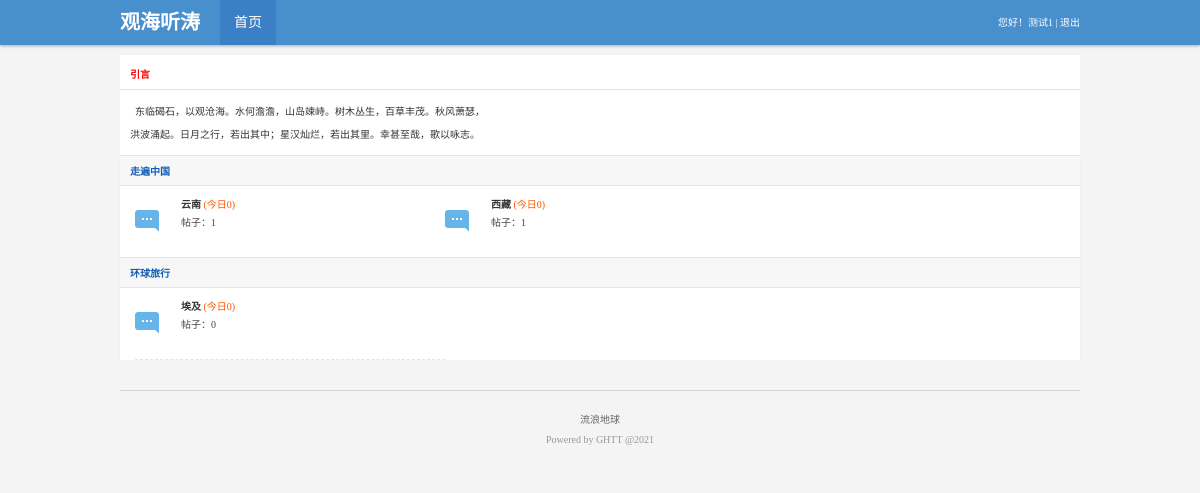
/index.php (signed in), run on the app's committed database.
### tables this page shows
CREATE TABLE IF NOT EXISTS `father_module` (
  `id` int(10) unsigned NOT NULL AUTO_INCREMENT,
  `module_name` varchar(66) NOT NULL,
  `sort` int(11) NOT NULL DEFAULT '0',
  PRIMARY KEY (`id`)
);

CREATE TABLE IF NOT EXISTS `son_module` (
  `id` int(10) unsigned NOT NULL AUTO_INCREMENT,
  `father_module_id` int(10) unsigned NOT NULL,
  `module_name` varchar(66) NOT NULL,
  `info` varchar(255) NOT NULL,
  `member_id` int(10) unsigned NOT NULL DEFAULT '0',
  `sort` int(10) unsigned NOT NULL DEFAULT '0',
  PRIMARY KEY (`id`)
);

### inc/dblink.inc.php (called while the page is built, shortened)
<?php
function execute($link,$query){
	$result=mysqli_query($link,$query);
	return $result;
}
function num($link,$sql_count){
	$result=execute($link,$sql_count);
	$count=mysqli_fetch_row($result);
	return $count[0];
}
?>

### index.php (the view, shortened to what this page needs)
<?php
include_once 'inc/dblink.inc.php';
?>
<?php include 'inc/header.inc.php'?>
    <div id="hot" class="auto">
        <div class="title">引言</div>
        <ul class="newlist">
            <li>东临碣石，以观沧海。水何澹澹，山岛竦峙。树木丛生，百草丰茂。秋风萧瑟，<br/>&nbsp;&nbsp;&nbsp;&nbsp;洪波涌起。日月之行，若出其中；星汉灿烂，若出其里。幸甚至哉，歌以咏志。</li>
		</ul>
	</div>
	<?php
	$query="select * from father_module order by sort desc";
	$result_father=execute($link,$query);
	while($data_father=mysqli_fetch_assoc($result_father)){
	?>
	<div class="box auto">
	<div class="title">
		<a href="list_father.php?id=<?php echo $data_father['id']?>" style="color:#105cb6;"><?php echo $data_father['module_name']?></a>
	</div>
	<div class="classList">
	<?php
	$query="select * from son_module where father_module_id={$data_father['id']}";
	$result_son=execute($link,$query);
	if(mysqli_num_rows($result_son)){
		while($data_son=mysqli_fetch_assoc($result_son)){
			$query="select count(*) from content where module_id={$data_son['id']} and time > CURDATE()";
				$count_today=num($link,$query);
				$query="select count(*) from content where module_id={$data_son['id']}";
				$count_all=num($link,$query);
			$html=<<<A
			<div class="childBox new">
				<h2><a href="list_son.php?id={$data_son['id']}">{$data_son['module_name']}</a> <span>(今日{$count_today})</span></h2>
				帖子：{$count_all}<br />
			</div>
A;
		echo $html;
		}
	}else{
		echo '<div style="padding:10px 0;">暂无子版块...</div>';
	}
	?>
	</div>
</div>
<?php }?>
    <?php include 'inc/footer.inc.php'?>

### style/public.css (style rules this page uses)
body,div,ul,ol,li,dl,dt,dd,h1,h2,h3,h4,h5,h6,form,input,textarea,p { margin:0px; padding:0px; font-size:10px; font-family:Tahoma; }
ul { list-style:none; }
a { text-decoration:none; }
body { background:#F4F4F4; color:#333; }
.auto { width:960px; margin:0 auto; }

### style/index.css (style rules this page uses)
#hot { margin-top:5px; background:#fff; padding:0 0 10px 0; }
#hot .title { height:34px; color:#ff0000; font-weight:bold; border-bottom:1px solid #e4e4e4; line-height:40px; text-indent:10px; margin:0 0 10px 0; }
#hot .newlist li { width:480px; float:left; text-indent:15px; line-height:23px; }
.box { border-left:1px solid #f1f1f1; border-right:1px solid #f1f1f1; margin-top:-1px; }
.box .title { background:#f7f7f7; border-top:1px solid #e5e5e5; border-bottom:1px solid #e5e5e5; padding:7px 10px; color:#105cb6; font-weight:bold; }
.box .classList { background:#ffffff; padding:0 15px; }
.box .classList .childBox { width:264px; height:51px; padding:10px 0 10px 46px; border-bottom:1px dashed #e4e4e4; float:left; background:pink; color:#444444; }
.box .classList .childBox h2 { padding-bottom:3px; }
.box .classList .childBox h2 a { color:#333; font-weight:bold; }
.box .classList .childBox h2 span { color:#ff5500; font-weight:normal; }
.box .classList .new { background:url(new.gif) 0px center no-repeat; }

### data on the page
father_module: module_name "走遍中国"
son_module: module_name "云南", count_today "0", id "1"
son_module: module_name "西藏", count_today "0", count_all "1"
father_module: module_name "环球旅行"
son_module: module_name "埃及", count_today "0", count_all "0"

### other printed values
$_COOKIE['bbs']['name'] "测试1"
